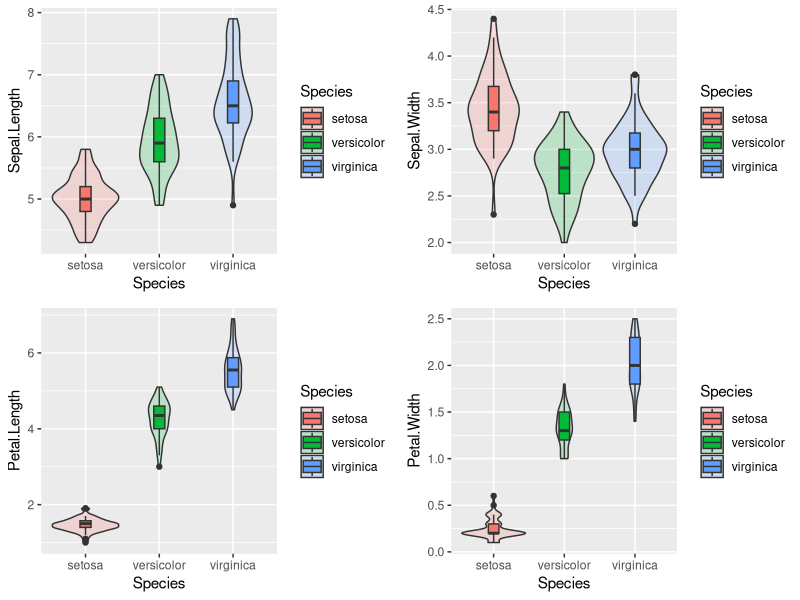

The R script that drew this image:
library(datasets) # Importowanie bibliotek.
library(dplyr)
library(ggplot2)
library(GGally)
library(gridExtra)
data("iris") # Wczytywanie danych
df <- iris


num.cols <- colnames(df %>% select( where(is.numeric)))

violin.plot.box_maker <- function(var){
ggplot(data = df, 
       aes(x = Species, y = .data[[var]],fill = Species)) +
  geom_violin(alpha = 0.2) +
  geom_boxplot(width = 0.15)
}

grid.arrange(violin.plot.box_maker("Sepal.Length"),
             violin.plot.box_maker("Sepal.Width"),
             violin.plot.box_maker("Petal.Length"),
             violin.plot.box_maker("Petal.Width"))

             

